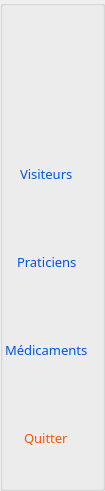
     <widget class="QGroupBox" name="groupBox_6">
      <property name="maximumSize">
       <size>
        <width>105</width>
        <height>16777215</height>
       </size>
      </property>
      <property name="styleSheet">
       <string notr="true">border-color: rgb(0, 0, 0);</string>
      </property>
      <property name="title">
       <string/>
      </property>
      <layout class="QVBoxLayout" name="verticalLayout_8">
       <property name="spacing">
        <number>20</number>
       </property>
       <property name="leftMargin">
        <number>0</number>
       </property>
       <property name="topMargin">
        <number>0</number>
       </property>
       <property name="bottomMargin">
        <number>0</number>
       </property>
       <item>
        <widget class="QLabel" name="label_37">
         <property name="minimumSize">
          <size>
           <width>0</width>
           <height>50</height>
          </size>
         </property>
         <property name="styleSheet">
          <string notr="true">border-image: url(:/new/img/gsb2.png);</string>
         </property>
         <property name="text">
          <string/>
         </property>
        </widget>
       </item>
       <item>
        <spacer name="verticalSpacer_2">
         <property name="orientation">
          <enum>Qt::Vertical</enum>
         </property>
         <property name="sizeType">
          <enum>QSizePolicy::Fixed</enum>
         </property>
         <property name="sizeHint" stdset="0">
          <size>
           <width>20</width>
           <height>40</height>
          </size>
         </property>
        </spacer>
       </item>
       <item>
        <layout class="QVBoxLayout" name="verticalLayout_6">
         <property name="spacing">
          <number>0</number>
         </property>
         <item>
          <layout class="QHBoxLayout" name="horizontalLayout_21">
           <item>
            <spacer name="horizontalSpacer_6">
             <property name="orientation">
              <enum>Qt::Horizontal</enum>
             </property>
             <property name="sizeHint" stdset="0">
              <size>
               <width>40</width>
               <height>20</height>
              </size>
             </property>
            </spacer>
           </item>
           <item>
            <widget class="QPushButton" name="pushButtonVisiteurs">
             <property name="minimumSize">
              <size>
               <width>48</width>
               <height>48</height>
              </size>
             </property>
             <property name="maximumSize">
              <size>
               <width>48</width>
               <height>48</height>
              </size>
             </property>
             <property name="focusPolicy">
              <enum>Qt::NoFocus</enum>
             </property>
             <property name="contextMenuPolicy">
              <enum>Qt::NoContextMenu</enum>
             </property>
             <property name="text">
              <string/>
             </property>
             <property name="icon">
              <iconset>
               <normaloff>:/new/img/vis2.ico</normaloff>:/new/img/vis2.ico</iconset>
             </property>
             <property name="iconSize">
              <size>
               <width>48</width>
               <height>48</height>
              </size>
             </property>
             <property name="autoDefault">
              <bool>false</bool>
             </property>
             <property name="default">
              <bool>false</bool>
             </property>
             <property name="flat">
              <bool>true</bool>
             </property>
            </widget>
           </item>
           <item>
            <spacer name="horizontalSpacer_7">
             <property name="orientation">
              <enum>Qt::Horizontal</enum>
             </property>
             <property name="sizeHint" stdset="0">
              <size>
               <width>40</width>
               <height>20</height>
              </size>
             </property>
            </spacer>
           </item>
          </layout>
         </item>
         <item>
          <layout class="QHBoxLayout" name="horizontalLayout_29">
           <item>
            <spacer name="horizontalSpacer_8">
             <property name="orientation">
              <enum>Qt::Horizontal</enum>
             </property>
             <property name="sizeHint" stdset="0">
              <size>
               <width>40</width>
               <height>20</height>
              </size>
             </property>
            </spacer>
           </item>
           <item>
            <widget class="QLabel" name="label_17">
             <property name="font">
              <font>
               <family>Gentium Book Basic</family>
               <pointsize>10</pointsize>
              </font>
             </property>
             <property name="styleSheet">
              <string notr="true">color: #0055E3;</string>
             </property>
             <property name="text">
              <string>Visiteurs</string>
             </property>
            </widget>
           </item>
           <item>
            <spacer name="horizontalSpacer_9">
             <property name="orientation">
              <enum>Qt::Horizontal</enum>
             </property>
             <property name="sizeHint" stdset="0">
              <size>
               <width>40</width>
               <height>20</height>
              </size>
             </property>
            </spacer>
           </item>
          </layout>
         </item>
        </layout>
       </item>
       <item>
        <layout class="QVBoxLayout" name="verticalLayout_5">
         <property name="spacing">
          <number>0</number>
         </property>
         <item>
          <layout class="QHBoxLayout" name="horizontalLayout_30">
           <item>
            <spacer name="horizontalSpacer_10">
             <property name="orientation">
              <enum>Qt::Horizontal</enum>
             </property>
             <property name="sizeHint" stdset="0">
              <size>
               <width>40</width>
               <height>20</height>
              </size>
             </property>
            </spacer>
           </item>
           <item>
            <widget class="QPushButton" name="pushButtonPraticiens">
             <property name="minimumSize">
              <size>
               <width>48</width>
               <height>48</height>
              </size>
             </property>
             <property name="maximumSize">
              <size>
               <width>48</width>
               <height>48</height>
              </size>
             </property>
             <property name="focusPolicy">
              <enum>Qt::NoFocus</enum>
             </property>
             <property name="contextMenuPolicy">
              <enum>Qt::NoContextMenu</enum>
             </property>
             <property name="text">
              <string/>
             </property>
             <property name="icon">
              <iconset>
               <normaloff>:/new/img/doc.ico</normaloff>:/new/img/doc.ico</iconset>
             </property>
             <property name="iconSize">
              <size>
               <width>48</width>
               <height>48</height>
              </size>
             </property>
             <property name="flat">
              <bool>true</bool>
             </property>
            </widget>
           </item>
           <item>
            <spacer name="horizontalSpacer_11">
             <property name="orientation">
              <enum>Qt::Horizontal</enum>
             </property>
             <property name="sizeHint" stdset="0">
              <size>
               <width>40</width>
               <height>20</height>
              </size>
             </property>
            </spacer>
           </item>
          </layout>
         </item>
         <item>
          <layout class="QHBoxLayout" name="horizontalLayout_31">
           <item>
            <spacer name="horizontalSpacer_12">
             <property name="orientation">
              <enum>Qt::Horizontal</enum>
             </property>
             <property name="sizeHint" stdset="0">
              <size>
               <width>40</width>
               <height>20</height>
              </size>
             </property>
            </spacer>
           </item>
           <item>
            <widget class="QLabel" name="label_30">
             <property name="font">
              <font>
               <family>Gentium Book Basic</family>
               <pointsize>10</pointsize>
              </font>
             </property>
             <property name="styleSheet">
              <string notr="true">color: #0055E3;</string>
             </property>
             <property name="text">
              <string>Praticiens</string>
             </property>
            </widget>
           </item>
           <item>
            <spacer name="horizontalSpacer_13">
             <property name="orientation">
              <enum>Qt::Horizontal</enum>
             </property>
             <property name="sizeHint" stdset="0">
              <size>
               <width>40</width>
               <height>20</height>
              </size>
             </property>
            </spacer>
           </item>
          </layout>
         </item>
        </layout>
       </item>
       <item>
        <layout class="QVBoxLayout" name="verticalLayout_4">
         <property name="spacing">
          <number>0</number>
         </property>
         <item>
          <layout class="QHBoxLayout" name="horizontalLayout_32">
           <item>
            <spacer name="horizontalSpacer_14">
             <property name="orientation">
              <enum>Qt::Horizontal</enum>
             </property>
             <property name="sizeHint" stdset="0">
              <size>
               <width>40</width>
               <height>20</height>
              </size>
             </property>
            </spacer>
           </item>
           <item>
            <widget class="QPushButton" name="pushButtonMedoc">
             <property name="minimumSize">
              <size>
               <width>48</width>
               <height>48</height>
              </size>
             </property>
             <property name="maximumSize">
              <size>
               <width>48</width>
               <height>48</height>
              </size>
             </property>
             <property name="focusPolicy">
              <enum>Qt::NoFocus</enum>
             </property>
             <property name="contextMenuPolicy">
              <enum>Qt::NoContextMenu</enum>
             </property>
             <property name="text">
              <string/>
             </property>
             <property name="icon">
              <iconset>
               <normaloff>:/new/img/vis.ico</normaloff>:/new/img/vis.ico</iconset>
             </property>
             <property name="iconSize">
              <size>
               <width>48</width>
               <height>48</height>
              </size>
             </property>
             <property name="flat">
              <bool>true</bool>
             </property>
            </widget>
           </item>
           <item>
            <spacer name="horizontalSpacer_16">
             <property name="orientation">
              <enum>Qt::Horizontal</enum>
             </property>
             <property name="sizeHint" stdset="0">
              <size>
               <width>40</width>
               <height>20</height>
              </size>
             </property>
            </spacer>
           </item>
          </layout>
         </item>
         <item>
          <layout class="QHBoxLayout" name="horizontalLayout_33">
           <item>
            <spacer name="horizontalSpacer_15">
             <property name="orientation">
              <enum>Qt::Horizontal</enum>
             </property>
             <property name="sizeHint" stdset="0">
              <size>
               <width>40</width>
               <height>20</height>
              </size>
             </property>
            </spacer>
           </item>
           <item>
            <widget class="QLabel" name="label_31">
             <property name="font">
              <font>
               <family>Gentium Book Basic</family>
               <pointsize>10</pointsize>
              </font>
             </property>
             <property name="styleSheet">
              <string notr="true">color: #0055E3;</string>
             </property>
             <property name="text">
              <string>Médicaments</string>
             </property>
            </widget>
           </item>
           <item>
            <spacer name="horizontalSpacer_17">
             <property name="orientation">
              <enum>Qt::Horizontal</enum>
             </property>
             <property name="sizeHint" stdset="0">
              <size>
               <width>40</width>
               <height>20</height>
              </size>
             </property>
            </spacer>
           </item>
          </layout>
         </item>
        </layout>
       </item>
       <item>
        <layout class="QVBoxLayout" name="verticalLayout_7">
         <property name="spacing">
          <number>0</number>
         </property>
         <item>
          <layout class="QHBoxLayout" name="horizontalLayout_34">
           <item>
            <spacer name="horizontalSpacer_18">
             <property name="orientation">
              <enum>Qt::Horizontal</enum>
             </property>
             <property name="sizeHint" stdset="0">
              <size>
               <width>40</width>
               <height>20</height>
              </size>
             </property>
            </spacer>
           </item>
           <item>
            <widget class="QPushButton" name="pushButtonQuitter">
             <property name="minimumSize">
              <size>
               <width>48</width>
               <height>48</height>
              </size>
             </property>
             <property name="maximumSize">
              <size>
               <width>48</width>
               <height>48</height>
              </size>
             </property>
             <property name="focusPolicy">
              <enum>Qt::NoFocus</enum>
             </property>
             <property name="contextMenuPolicy">
              <enum>Qt::NoContextMenu</enum>
             </property>
             <property name="text">
              <string/>
             </property>
             <property name="icon">
              <iconset>
               <normaloff>:/new/img/quit2.ico</normaloff>:/new/img/quit2.ico</iconset>
             </property>
             <property name="iconSize">
              <size>
               <width>48</width>
               <height>48</height>
              </size>
             </property>
             <property name="flat">
              <bool>true</bool>
             </property>
            </widget>
           </item>
           <item>
            <spacer name="horizontalSpacer_19">
             <property name="orientation">
              <enum>Qt::Horizontal</enum>
             </property>
             <property name="sizeHint" stdset="0">
              <size>
               <width>40</width>
               <height>20</height>
              </size>
             </property>
            </spacer>
           </item>
          </layout>
         </item>
         <item>
          <layout class="QHBoxLayout" name="horizontalLayout_35">
           <item>
            <spacer name="horizontalSpacer_20">
             <property name="orientation">
              <enum>Qt::Horizontal</enum>
             </property>
             <property name="sizeHint" stdset="0">
              <size>
               <width>40</width>
               <height>20</height>
              </size>
             </property>
            </spacer>
           </item>
           <item>
            <widget class="QLabel" name="label_32">
             <property name="font">
              <font>
               <family>Gentium Book Basic</family>
               <pointsize>10</pointsize>
              </font>
             </property>
             <property name="styleSheet">
              <string notr="true">color: rgb(255, 85, 0);</string>
             </property>
             <property name="text">
              <string>Quitter</string>
             </property>
            </widget>
           </item>
           <item>
            <spacer name="horizontalSpacer_21">
             <property name="orientation">
              <enum>Qt::Horizontal</enum>
             </property>
             <property name="sizeHint" stdset="0">
              <size>
               <width>40</width>
               <height>20</height>
              </size>
             </property>
            </spacer>
           </item>
          </layout>
         </item>
        </layout>
       </item>
       <item>
        <spacer name="verticalSpacer">
         <property name="orientation">
          <enum>Qt::Vertical</enum>
         </property>
         <property name="sizeHint" stdset="0">
          <size>
           <width>20</width>
           <height>40</height>
          </size>
         </property>
        </spacer>
       </item>
      </layout>
     </widget>
